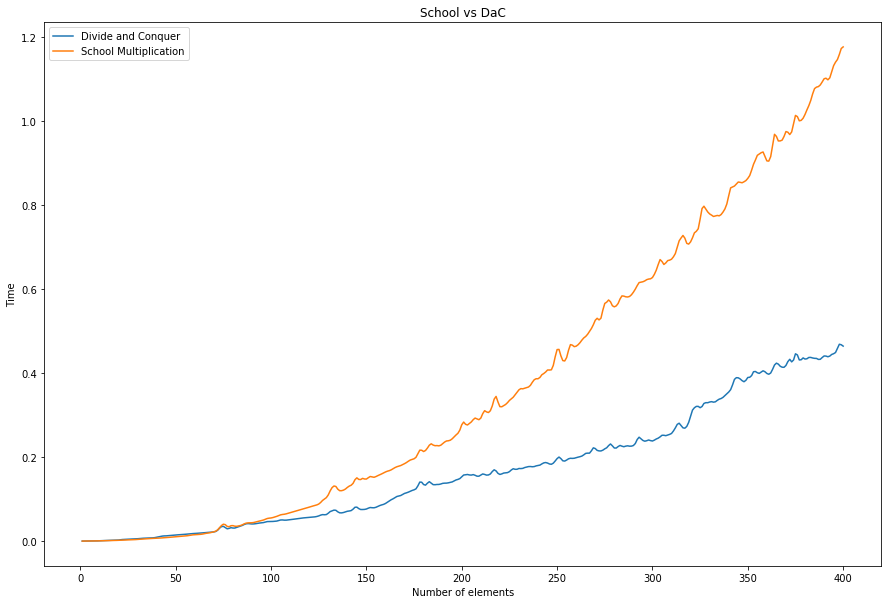

Here is the Python script that generated this plot:
import matplotlib as mpl
import numpy as np
import matplotlib.pyplot as plt
import matplotlib.cbook as cbook
import csv
from scipy.ndimage.filters import gaussian_filter1d

x = []
y = []
z = []

with open('out.csv','r') as csvfile:
    plots = csv.reader(csvfile, delimiter=',')
    for row in plots:
        x.append(float(row[0]))
        y.append(float(row[1]))
        z.append(float(row[2]))

ysmoothed = gaussian_filter1d(y, sigma=1)
zsmoothed = gaussian_filter1d(z, sigma=1)
plt.plot(x, zsmoothed, label='Divide and Conquer')
plt.plot(x, ysmoothed, label='School Multiplication')
plt.xlabel('Number of elements')
plt.ylabel('Time')
plt.title('School vs DaC')
plt.legend()
plt.show()
